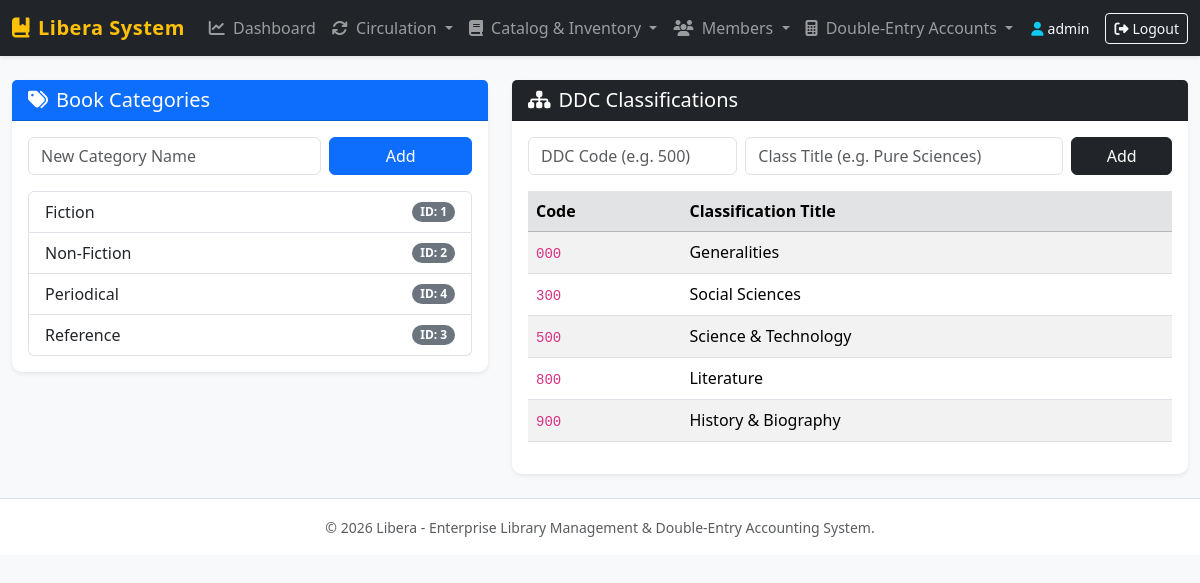
Page /modules/inventory/categories.php (signed in) on the committed database.
### tables this page shows
CREATE TABLE IF NOT EXISTS `MstrCategory` (
	`CategoryNumber` tinyint NOT NULL AUTO_INCREMENT PRIMARY KEY,
	`CategoryName` varchar(50) NULL,
	`CategoryStatus` tinyint NULL DEFAULT 1
);

CREATE TABLE IF NOT EXISTS `MstrClassification` (
	`ClassNumber` int NOT NULL AUTO_INCREMENT PRIMARY KEY,
	`ClassName` varchar(150) NULL,
	`ClassStatus` tinyint NULL DEFAULT 1,
	`ClassCode` varchar(50) NULL,
	`ClassRemarks` varchar(250) NULL,
	`ClassNumberParent` int NULL
);

### config/db.php (called while the page is built, shortened)
<?php
$db_driver = 'mysqli';
$mysqli_conn = @mysqli_connect(DB_HOST, DB_USER, DB_PASS, DB_NAME, DB_PORT);
if ($mysqli_conn) {
    $db_driver = 'mysqli';
}
function db_query($conn, $sql, $types = "", $params = []) {
    global $db_driver;
    if ($db_driver === 'mysqli') {
        if (empty($params)) {
            return mysqli_query($conn, $sql);
        }
        $stmt = mysqli_prepare($conn, $sql);
        mysqli_stmt_bind_param($stmt, $types, ...$params);
        mysqli_stmt_execute($stmt);
        $result = mysqli_stmt_get_result($stmt);
        return $result;
    }
}
if ($db_driver === 'sqlite') {
    function db_num_rows($res) {
        if (is_object($res) && isset($res->num_rows)) return $res->num_rows;
        if (is_object($res) && method_exists($res, 'num_rows')) return $res->num_rows();
        if ($res instanceof mysqli_result) return mysqli_num_rows($res);
        return 0;
    }
    function db_fetch_assoc($res) {
        if (is_object($res) && method_exists($res, 'fetch_assoc')) return $res->fetch_assoc();
        if ($res instanceof mysqli_result) return mysqli_fetch_assoc($res);
        return false;
    }
    function db_data_seek($res, $offset) {
        if (is_object($res) && method_exists($res, 'data_seek')) return $res->data_seek($offset);
        if ($res instanceof mysqli_result) return mysqli_data_seek($res, $offset);
        return false;
    }
} else {
    function db_num_rows($res) {
        return ($res instanceof mysqli_result) ? mysqli_num_rows($res) : 0;
    }
    function db_fetch_assoc($res) {
        return ($res instanceof mysqli_result) ? mysqli_fetch_assoc($res) : false;
    }
}

### modules/inventory/categories.php (the view, shortened to what this page needs)
<?php
require_once __DIR__ . '/../../config/db.php';
require_once __DIR__ . '/../../includes/auth.php';
$categories = db_query($conn, "SELECT * FROM MstrCategory ORDER BY CategoryName ASC");
$ddc = db_query($conn, "SELECT * FROM MstrClassification ORDER BY ClassCode ASC");
require_once __DIR__ . '/../../includes/header.php';
?>
<div class="row g-4">
    <div class="col-md-5">
        <div class="card shadow-sm">
            <div class="card-header bg-primary text-white d-flex justify-content-between align-items-center">
                <h5 class="mb-0"><i class="fa-solid fa-tags me-2"></i>Book Categories</h5>
            </div>
            <div class="card-body">
                <form method="POST" action="categories.php" class="row g-2 mb-3">
                    <div class="col-8">
                        <input type="text" name="CategoryName" class="form-control" placeholder="New Category Name" required>
                    </div>
                    <div class="col-4">
                        <button type="submit" class="btn btn-primary w-100">Add</button>
                    </div>
                </form>
                <ul class="list-group">
                    <?php if ($categories && db_num_rows($categories) > 0): ?>
                        <?php while ($c = db_fetch_assoc($categories)): ?>
                            <li class="list-group-item d-flex justify-content-between align-items-center">
                                <?php echo htmlspecialchars($c['CategoryName']); ?>
                                <span class="badge bg-secondary rounded-pill">ID: <?php echo $c['CategoryNumber']; ?></span>
                            </li>
                        <?php endwhile; ?>
                    <?php else: ?>
                        <li class="list-group-item text-muted">No categories created yet.</li>
                    <?php endif; ?>
                </ul>
            </div>
        </div>
    </div>
    <div class="col-md-7">
        <div class="card shadow-sm">
            <div class="card-header bg-dark text-white d-flex justify-content-between align-items-center">
                <h5 class="mb-0"><i class="fa-solid fa-sitemap me-2"></i>DDC Classifications</h5>
            </div>
            <div class="card-body">
                <form method="POST" action="categories.php" class="row g-2 mb-3">
                    <div class="col-md-4">
                        <input type="text" name="ClassCode" class="form-control" placeholder="DDC Code (e.g. 500)" required>
                    </div>
                    <div class="col-md-6">
                        <input type="text" name="ClassName" class="form-control" placeholder="Class Title (e.g. Pure Sciences)" required>
                    </div>
                    <div class="col-md-2">
                        <button type="submit" class="btn btn-dark w-100">Add</button>
                    </div>
                </form>
                <div class="table-responsive">
                    <table class="table table-hover table-striped">
                        <thead class="table-secondary">
                            <tr>
                                <th>Code</th>
                                <th>Classification Title</th>
                            </tr>
                        </thead>
                        <tbody>
                            <?php if ($ddc && db_num_rows($ddc) > 0): ?>
                                <?php while ($d = db_fetch_assoc($ddc)): ?>
                                    <tr>
                                        <td><code><?php echo htmlspecialchars($d['ClassCode'] ?? 'N/A'); ?></code></td>
                                        <td><?php echo htmlspecialchars($d['ClassName']); ?></td>
                                    </tr>
                                <?php endwhile; ?>
                            <?php else: ?>
                                <tr><td colspan="2" class="text-muted">No DDC classes found.</td></tr>
                            <?php endif; ?>
                        </tbody>
                    </table>
                </div>
            </div>
        </div>
    </div>
</div>
<?php require_once __DIR__ . '/../../includes/footer.php'; ?>

### includes/header.php (style rules this page uses)
body { background-color: #f8f9fa; font-family: 'Segoe UI', Tahoma, Geneva, Verdana, sans-serif; }
.card { border: none; border-radius: 10px; box-shadow: 0 0.125rem 0.25rem rgba(0, 0, 0, 0.075); }

### rows in the picture
mstrcategory: CategoryName "Fiction", CategoryNumber "1"
mstrcategory: CategoryName "Non-Fiction", CategoryNumber "2"
mstrcategory: CategoryName "Periodical", CategoryNumber "4"
mstrcategory: CategoryName "Reference", CategoryNumber "3"
mstrclassification: ClassCode "000", ClassName "Generalities"
mstrclassification: ClassCode "300", ClassName "Social Sciences"
mstrclassification: ClassCode "500", ClassName "Science & Technology"
mstrclassification: ClassCode "800", ClassName "Literature"
mstrclassification: ClassCode "900", ClassName "History & Biography"

### other values in the picture
$_SESSION['username'] "admin"
